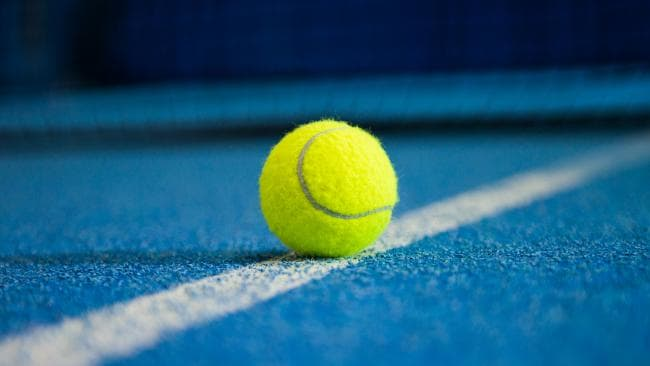
#> input picture test/test1.jpeg, 650 x 366 px
$ python test1.py
#> lines starting #> are read from the running program, lines starting #| are printed output that depends on the picture
import numpy as np
import cv2
src = cv2.imread('test1.jpeg')
#> src is the input picture: shape (366, 650, 3); mean B, G, R 118.1, 93.9, 34.7
h, w, bpp = np.shape(src)
#> h = 366; w = 650; bpp = 3
(b, g, r) = cv2.split(src)
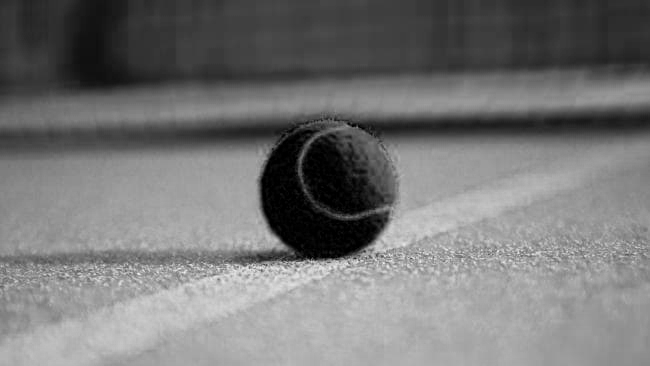
#> b: shape (366, 650); min 0, max 241, mean 118.1
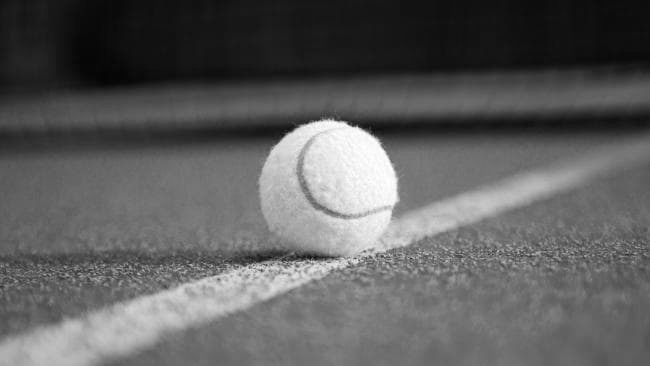
#> g: shape (366, 650); min 4, max 255, mean 93.9
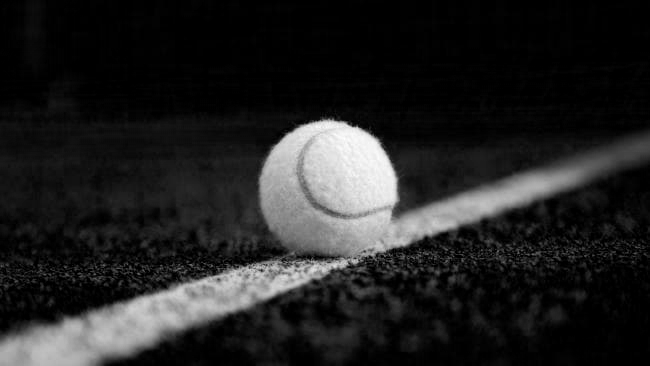
#> r: shape (366, 650); min 0, max 255, mean 34.7

for i in range(0, h):
	for j in range(0, w):
		src[i][j][0] = 255
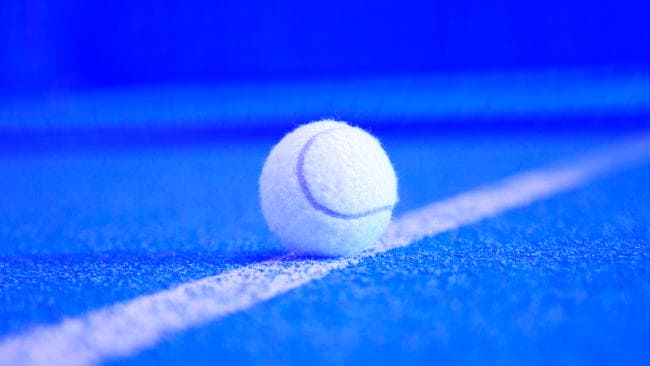
#> src: shape (366, 650, 3); mean B, G, R 255, 93.9, 34.7

cv2.imshow("blue", b)
cv2.imshow("red", r)
cv2.imshow("green", g)
cv2.imshow("color", src)
key = cv2.waitKey()
#> (key Esc is pressed here)
